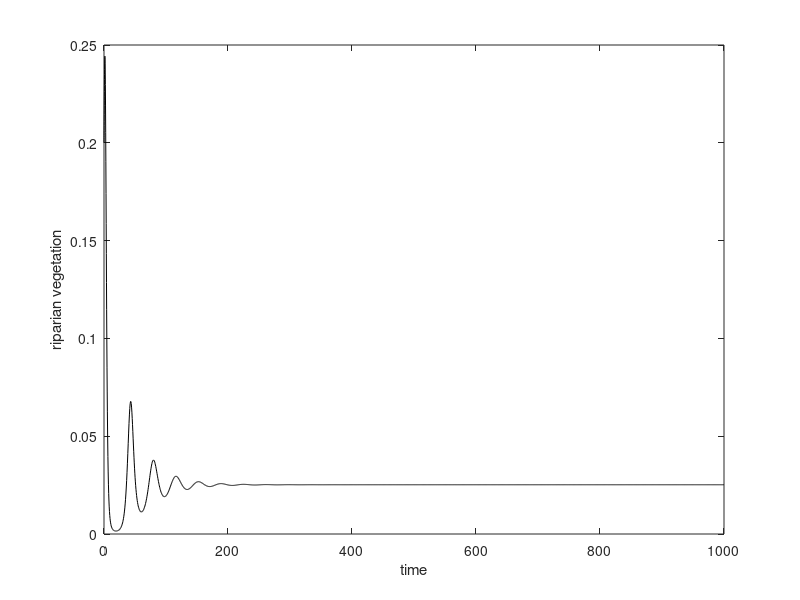
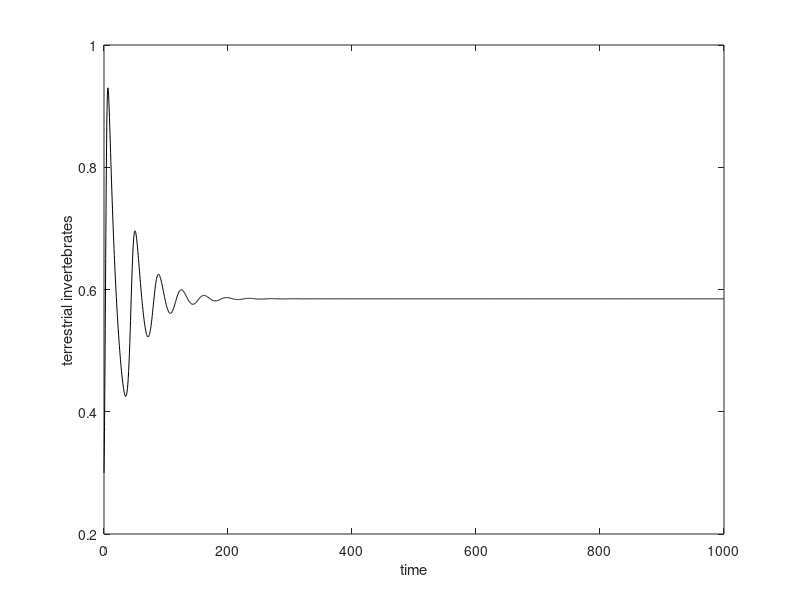
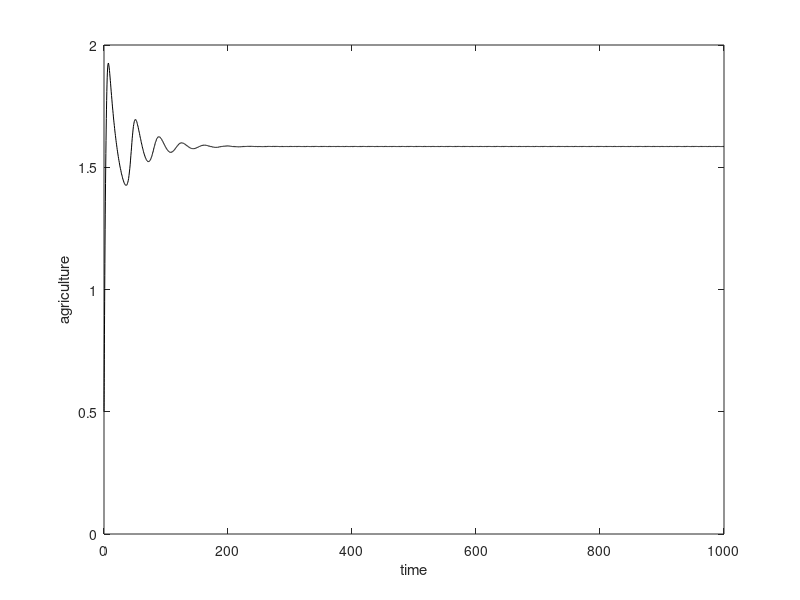

Recreate these plots in MATLAB, in order.
% clc;
% clear;
% close all;
format long
%%parameter values that will not vary
s=1; K=1; nu=1; L=1;
%%PARAMETERS WITH PERIODIC OSCILLATIONS
% gamma=.00005;
% gamma=.0005;
gamma=.05;
% gamma=60.05;
r=0.9; alpha=.005; beta=1.5;
theta=.9; delta=.003;
% % %PARAMETERS WITH ALL CONDITIONS OF GLOBAL STABILITY
% r=10; alpha=0.9;
% theta=.5; gamma=3; delta=.1;
% beta=4;
%main model solving in RK4 method
riparian_dim=@(t,x)[r*x(1)*(1 - (x(1)/K)) - alpha*(x(1)^2)*x(3) - beta*x(2)*x(1); theta*beta*x(2)*x(1) - gamma*x(2)^2 - delta*x(2)*x(3); s*x(3)*(1 - (x(3)/L)) + nu*x(2)*x(3)];
[t,x]=ode45(riparian_dim,[0 1000],[.2 .3 .5]);
p_riparian=size(x);
V_cap_rev=x(p_riparian(1),1)
I_cap_rev=x(p_riparian(1),2)
A_cap_rev=x(p_riparian(1),3)
% Equilibrium Existence
a_cap = (alpha*L*nu*theta*beta)/(s*(gamma+(delta*L*nu)/s))
b_cap = (r/K) + alpha*L -(alpha*(L^2)*nu*delta/(s*(gamma + (delta*L*nu/s)))) + (theta*(beta^2)/(gamma + (delta*L*nu/s)))
c_cap = -r - (delta*beta*L/(gamma + (delta*L*nu/s)))
D_cap = b_cap^2-4*a_cap*c_cap;
V1_cap = (-b_cap+sqrt(D_cap))/(2*a_cap)
V2_cap = (-b_cap-sqrt(D_cap))/(2*a_cap)
V_cap_act = V1_cap
I_cap_act = (theta*beta*V_cap_act - delta*L) / (gamma + (delta*L*nu/s))
A_cap_act = (s + nu*I_cap_act)*(L/s)
% if delta<2*theta*beta && alpha<theta*beta^2
%     disp("existence of interior equilibrium satisfied")
% end
if beta > (delta/theta)*(1+alpha/r)
    disp("existence of interior equilibrium satisfied")
end
% if (theta*beta*V_cap_act > delta*L)
%     disp("existence of interior equilibrium satisfied")
% end
% dimensionless b1,b2,b3
% b1_dim = alpha*V_cap_act*A_cap_act + gamma*I_cap_act + A_cap_act + r*V_cap_act;
% b2_dim = r*V_cap_act*gamma*I_cap_act + r*V_cap_act*A_cap_act + alpha*V_cap_act*(A_cap_act^2) + (alpha*V_cap_act*A_cap_act*gamma*I_cap_act) + gamma*I_cap_act*A_cap_act + delta*I_cap_act*nu*A_cap_act + theta*V_cap_act*I_cap_act;
% b3_dim = r*V_cap_act*gamma*I_cap_act*A_cap_act + r*V_cap_act*delta*I_cap_act*nu*A_cap_act + alpha*V_cap_act*gamma*I_cap_act*(A_cap_act^2) + alpha*V_cap_act*delta*I_cap_act*nu*A_cap_act^2 + theta*I_cap_act*A_cap_act*V_cap_act + alpha*V_cap_act^2*theta*I_cap_act*nu*A_cap_act;
% hopf_riparian_dim = b1_dim*b2_dim-b3_dim
% 
% %Routh-Hurwitz Stability Analysis
b1 = alpha*V_cap_act*A_cap_act + gamma*I_cap_act + (s*A_cap_act/L) + (r*V_cap_act/K)
b2 = ((r*V_cap_act*gamma*I_cap_act)/K) + ((r*V_cap_act*s*A_cap_act)/L) + ((alpha*V_cap_act*(A_cap_act^2)*s)/L) + (alpha*V_cap_act*A_cap_act*gamma*I_cap_act) + ((gamma*I_cap_act*s*A_cap_act)/L) + (delta*I_cap_act*nu*A_cap_act) + (theta*beta^2*V_cap_act*I_cap_act);
b3 = ((r*V_cap_act*gamma*I_cap_act*s*A_cap_act)/(K*L)) + ((r*V_cap_act*delta*I_cap_act*nu*A_cap_act)/K) + ((alpha*V_cap_act*gamma*I_cap_act*s*A_cap_act^2)/L) + (alpha*V_cap_act*delta*I_cap_act*nu*A_cap_act^2) + ((theta*beta^2*I_cap_act*s*A_cap_act*V_cap_act)/L) + alpha*V_cap_act^2*theta*beta*I_cap_act*nu*A_cap_act;
hopf_riparian = b1*b2-b3
% 
if hopf_riparian>0
    disp('condition for b1*b2-b3>0')
end
% %Jacobian
% a11_1= - (r*V_cap_act/K)- alpha*V_cap_act*A_cap_act
a11 = r - (2*r*V_cap_act/K) - 2*alpha*V_cap_act*A_cap_act - beta*I_cap_act;
a12 = -beta*V_cap_act;
a13 = -alpha*V_cap_act^2;
a21 = theta*beta*I_cap_act;
a22 = theta*beta*V_cap_act - 2*gamma*I_cap_act - delta*A_cap_act;
% a22=-gamma*I_cap_act
a23 = -delta*I_cap_act;
a31 = 0;
a32 = nu*A_cap_act;
% a33=-s*A_cap_act/L
a33= s - (2*s*A_cap_act/L) + nu*I_cap_act;
J_riparian = [a11 a12 a13;a21 a22 a23;a31 a32 a33];
eigs(J_riparian)
% %Global Stability Condition (using Poincare Bendixosn theorem)
if gamma>delta && r>alpha*K^2
    disp('condition 1 for Global Stability satisfied')
end
if beta<r/K
    disp('condition 2 for Global Stability satisfied')
end
% if nu<s/L && beta<r/K
%     disp('condition 2 for Global Stability satisfied')
% end
if theta*beta<gamma
    disp('condition 3 for Global Stability satisfied')
end
% %Global Stability Condition (using Lyapunov)
if alpha^2*K^2<4*(delta*s*r)/(L*theta*nu*K)
    disp('condition 4 (Lyapunov) for Global Stability satisfied')
end
%%tranvsersality condition with respect to delta
trans_value=theta*I_cap_act*V_cap_act*(alpha*V_cap_act*A_cap_act-2*gamma*beta*I_cap_act-2*r*beta*V_cap_act-2*alpha*beta*V_cap_act*A_cap_act)
if trans_value~= 0
      disp('transversality condition satisfied')
end 

%Figures Plotted
figure(1)
plot(t,x(:,1),'k')
xlabel('time') 
ylabel('riparian vegetation')
% label1 = '$\gamma=0.0005$';
% label2 = '$\gamma=0.05$';
% legend(label1,label2,'Interpreter','latex')
hold on
figure(2)
plot(t,x(:,2),'k')
xlabel('time') 
ylabel('terrestrial invertebrates')
% label1 = '$\gamma=0.0005$';
% label2 = '$\gamma=0.05$';
% legend(label1,label2,'Interpreter','latex')
hold on
figure(3)
plot(t,x(:,3),'k')
xlabel('time') 
ylabel('agriculture')
% label1 = '$\gamma=0.0005$';
% label2 = '$\gamma=0.05$';
% legend(label1,label2,'Interpreter','latex')
hold on
% figure(4)
% plot3(x(:,1),x(:,2),x(:,3),'k')
% xlabel('riparian vegetation') 
% ylabel('terrestrial invertebrates')
% zlabel('agriculture')
% label1 = '$\gamma=0.0005$';
% label2 = '$\gamma=0.05$';
% legend(label1,label2,'Interpreter','latex')
% hold on
% figure(5)
% plot(x(:,2),x(:,1),'k')
% xlabel('terrestrial invertebrates') 
% ylabel('riparian vegetation') 
% hold on
